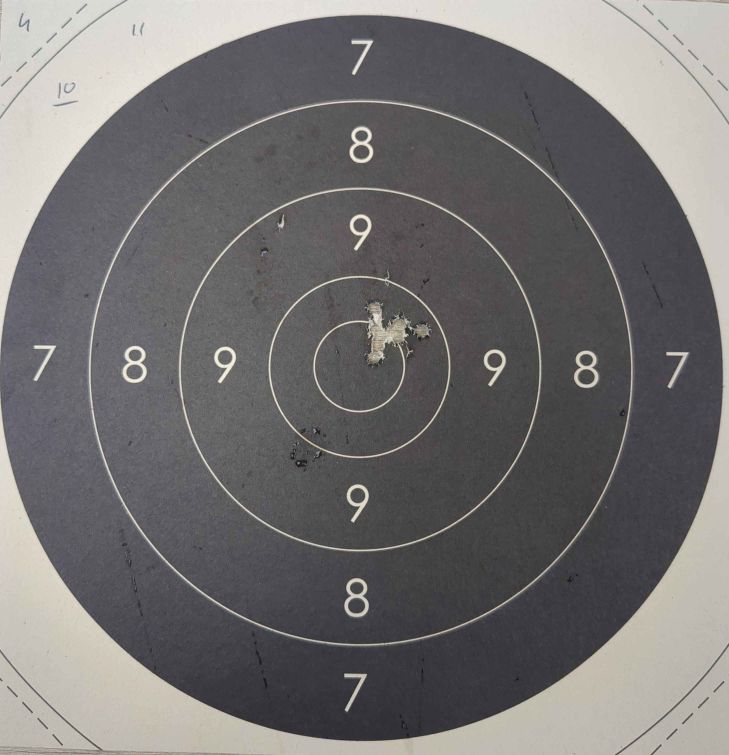
#> input picture Models/images_reference/cible_edge_case_cropped.jpg, 2916 x 3020 px (shown at 1/4 size)
$ python Canny.py
#> lines starting #> are read from the running program, lines starting #| are printed output that depends on the picture
import cv2 as cv

max_lowThreshold = 100
window_name = 'Edge Map'
title_trackbar = 'Min Threshold:'
ratio = 3
kernel_size = 3

def CannyThreshold(val):
    low_threshold = val

    img_blur = cv.blur(src_gray, (3,3))
    detected_edges = cv.Canny(img_blur, low_threshold, low_threshold*ratio, kernel_size)
    mask = detected_edges != 0
    dst = src * (mask[:,:,None].astype(src.dtype))
    cv.imshow(window_name, dst)


src = cv.imread(cv.samples.findFile("images_reference/cible_edge_case_cropped.jpg"))
#> src is the input picture: shape (3020, 2916, 3); mean B, G, R 113.4, 113.6, 115.4
if src is None:
    print('Could not open or find the image: ')
    exit(0)

src = cv.resize(src, (640, 640))
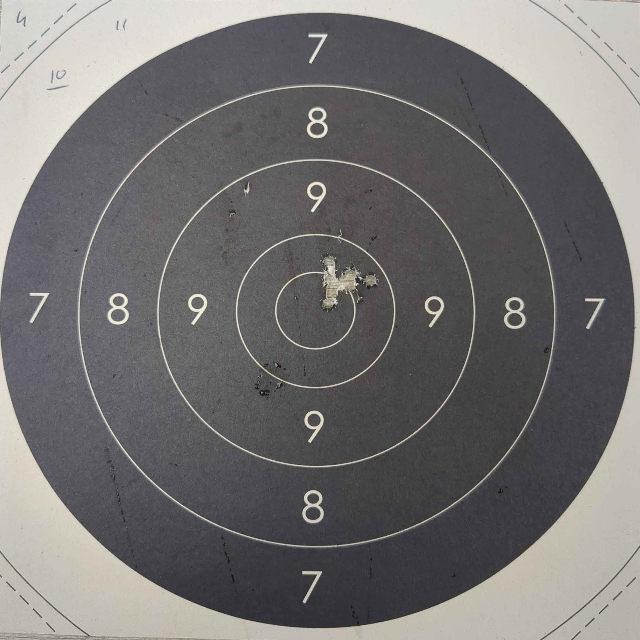
#> src: shape (640, 640, 3); mean B, G, R 113.3, 113.5, 115.3
src_gray = cv.cvtColor(src, cv.COLOR_BGR2GRAY)

cv.namedWindow(window_name)
cv.createTrackbar(title_trackbar, window_name , 0, max_lowThreshold, CannyThreshold)
#> slider 'Min Threshold:' is set to 20
cv.createTrackbar('Ratio', window_name , 0, 100, CannyThreshold)
#> slider 'Ratio' is set to 33
cv.createTrackbar('Kernel', window_name , 0, 100, CannyThreshold)
#> slider 'Kernel' is set to 33
CannyThreshold(0)
#> in CannyThreshold, `detected_edges = cv.Canny(img_blur, low_threshold, low_threshold*ratio..`:
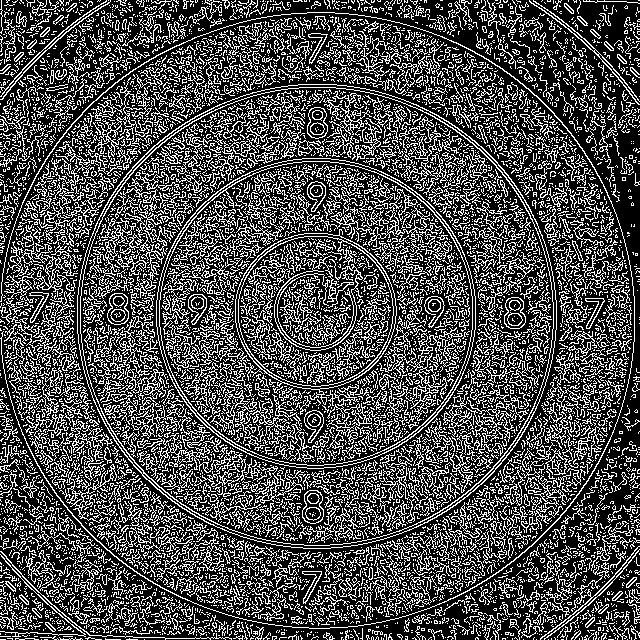
#> detected_edges: shape (640, 640); 30% white in thin lines or dots
#> in CannyThreshold, `mask = detected_edges != 0`: mask: shape (640, 640) bool; 30% white in thin lines or dots
#> in CannyThreshold, `dst = src * (mask[:,:,None].astype(src.dtype))`:
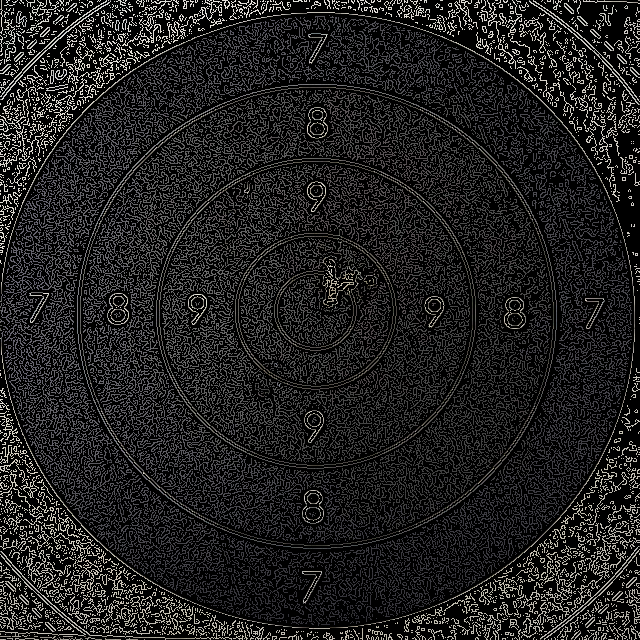
#> dst: shape (640, 640, 3); mean B, G, R 32.3, 32.3, 32.8
## OPTIMAL : MIN THRESHOLD = 80
cv.waitKey()
#> call 2 of CannyThreshold, with val = 33
#> in CannyThreshold (call 2), `detected_edges = cv.Canny(img_blur, low_threshold, low_threshold*ratio..`:
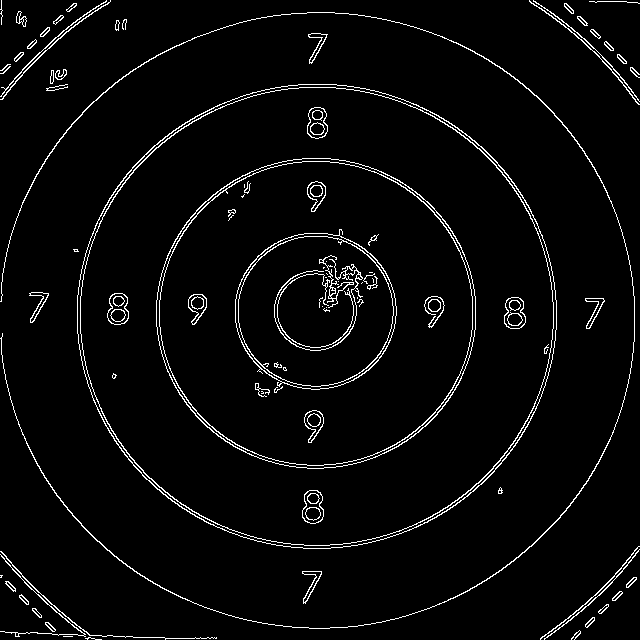
#> detected_edges: shape (640, 640); 3.7% white in thin lines or dots
#> in CannyThreshold (call 2), `mask = detected_edges != 0`: mask: shape (640, 640) bool; 3.7% white in thin lines or dots
#> in CannyThreshold (call 2), `dst = src * (mask[:,:,None].astype(src.dtype))`:
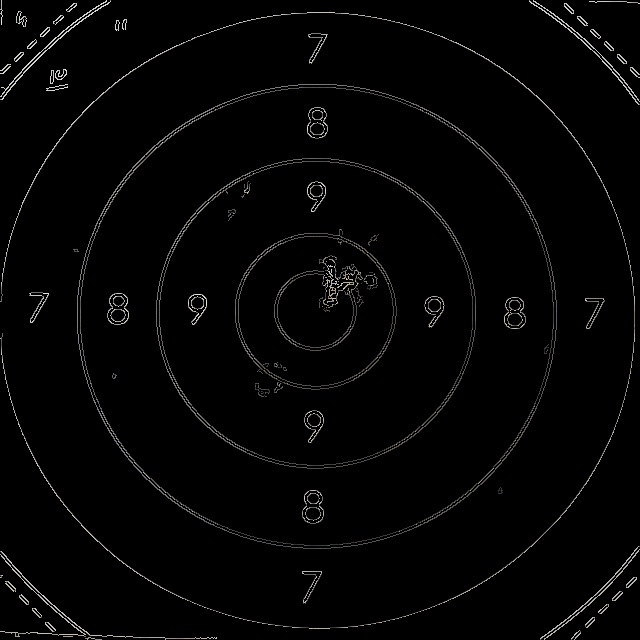
#> dst: shape (640, 640, 3); mean B, G, R 4.5, 4.7, 4.8
